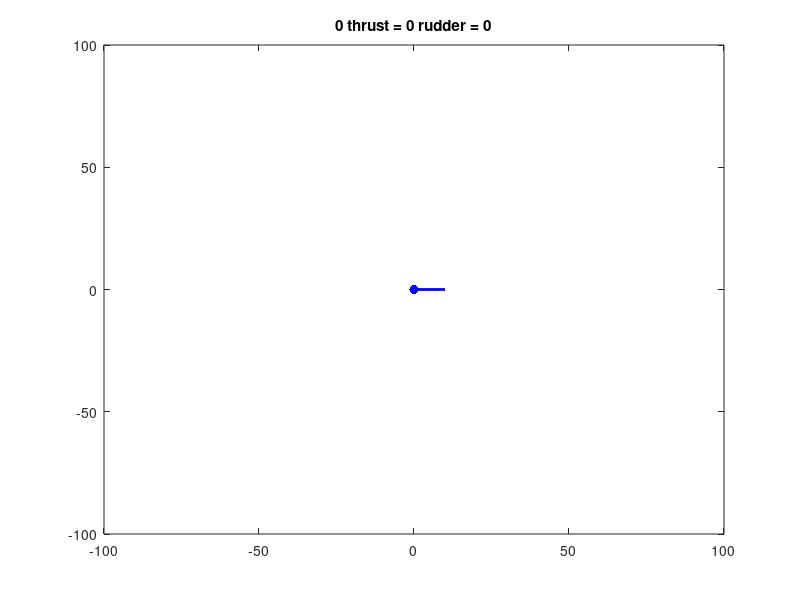

Recreate this plot in MATLAB. (Note: this script raises an error after producing the figure.)
function simulation()
global thrust rudder

close all

timestep = 0.001;

t = 0:timestep:10;

thrust = 0;
rudder = 0;
x0 = 0;
y0 = 0;
psi0 = 0;
u0 = 0;
r0 = 0;

xk = [x0;y0;psi0;u0;r0];

fig = figure('Name','Boat','keypressfcn',@keypress,'KeyReleaseFcn',@keyrelease);
set(fig,'color','white');
set(axes,'FontSize',18)

for idx = 1:length(t)
    %%%%%Animation Loop
    cla;

    x = xk(1);
    y = xk(2);
    psi = xk(3);
    plot(x,y,'b.','MarkerSize',20)
    hold on
    plot([x x + 10*cos(psi)],[y y + 10*sin(psi)],'b-','LineWidth',2)
    title([num2str(t(idx)),' thrust = ',num2str(thrust),' rudder = ',num2str(rudder)])
    
    axis([-100 100 -100 100])
    
    drawnow
    
    %%%Integrate (RK4) - THIS IS THE ONLY 7 LINES OF CODE I WILL TEST YOU
    %%%ON
    tk = t(idx);
    k1 = Derivs(tk,xk);
    k2 = Derivs(tk+timestep/2,xk+k1*timestep/2);
    k3 = Derivs(tk+timestep/2,xk+k2*timestep/2);
    k4 = Derivs(tk+timestep,xk+k3*timestep);
    phi = (1/6)*(k1 + 2*k2 + 2*k3 + k4);
    xk1 = xk + phi*timestep;
    
    %%%Step my state
    xk = xk1;    
end

function keypress(varargin) %%%varargin - variable number of arguments
global thrust rudder

key = get(gcbf,'CurrentKey');  %%%Get current state of keyboard

switch key
 case 'uparrow'
    thrust = thrust + 1;
 case 'downarrow'
    thrust = thrust - 1;
 case 'leftarrow'
    rudder = rudder + 1;
 case 'rightarrow'
    rudder = rudder - 1;
end


function keyrelease(varargin)
